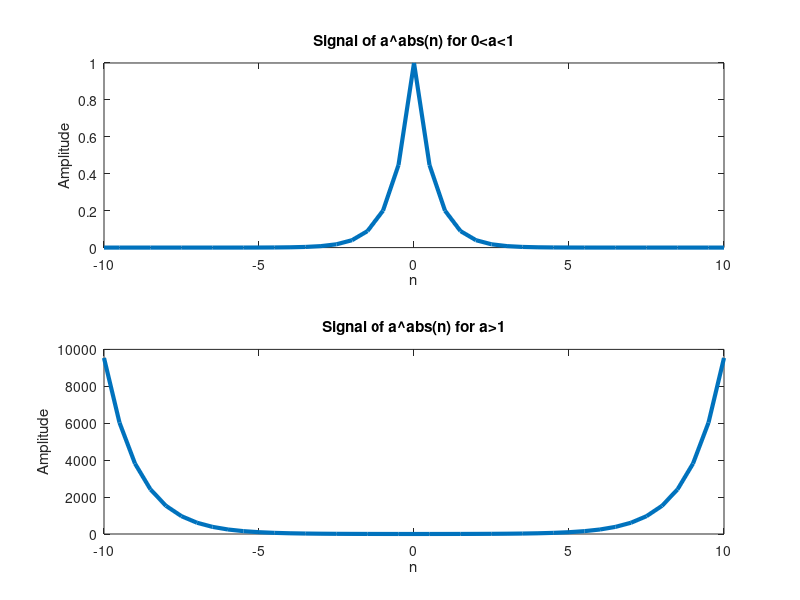

Reproduce this figure in MATLAB.
a1 = 0.2; a2 = 2.5;
n = -10:0.5:10;
x1 = a1.^abs(n); x2 = a2.^abs(n);
subplot(2,1,1);
plot(n, x1, 'linewidth', 3);
title('Signal of a\^abs(n) for 0<a<1');
xlabel('n');
ylabel('Amplitude');
subplot(2,1,2);
plot(n, x2, 'linewidth', 3);
title('Signal of a\^abs(n) for a>1');
xlabel('n');
ylabel('Amplitude');
